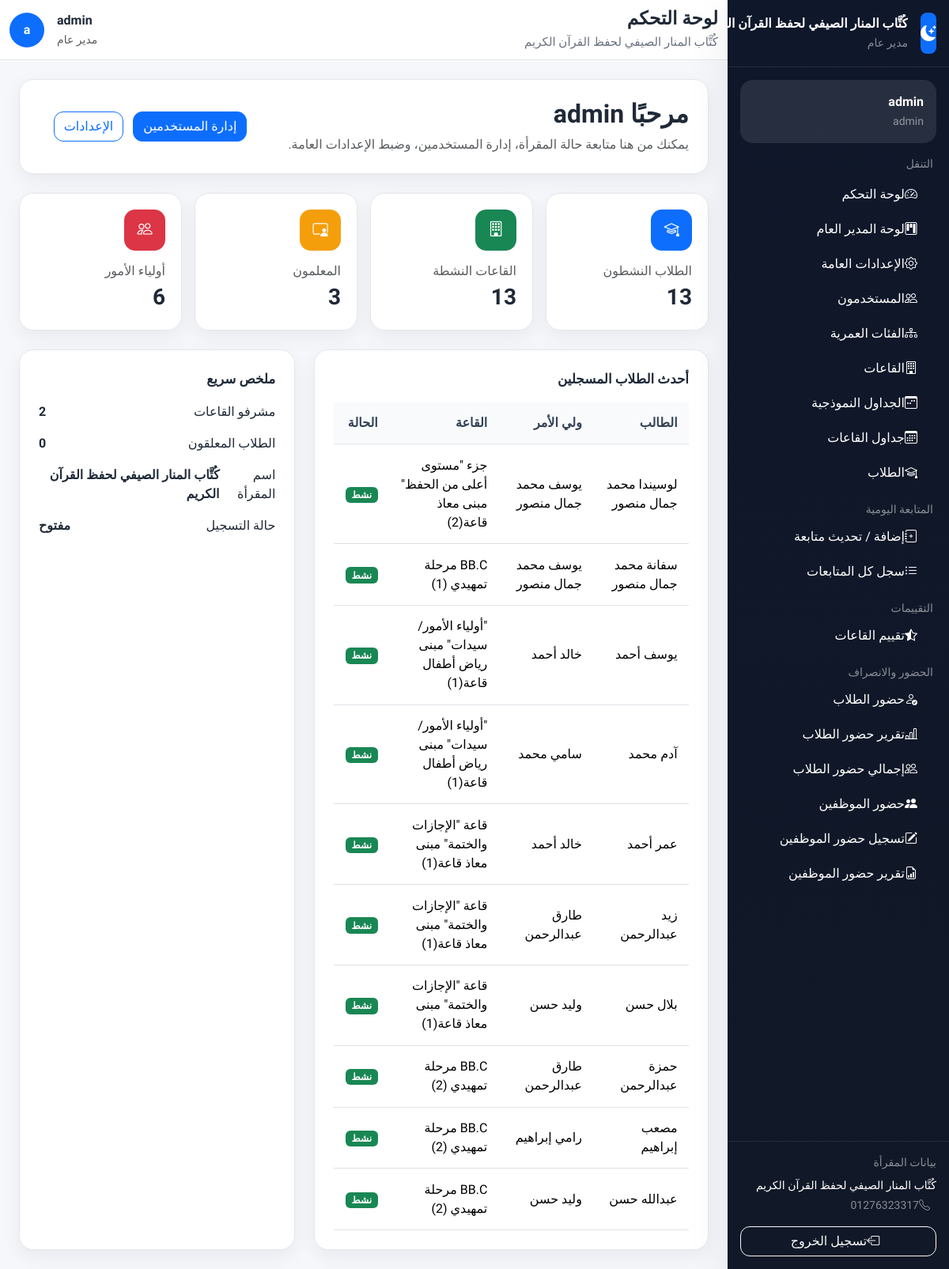
Page /accounts/d/manager/ (signed in) on the earlier database version.
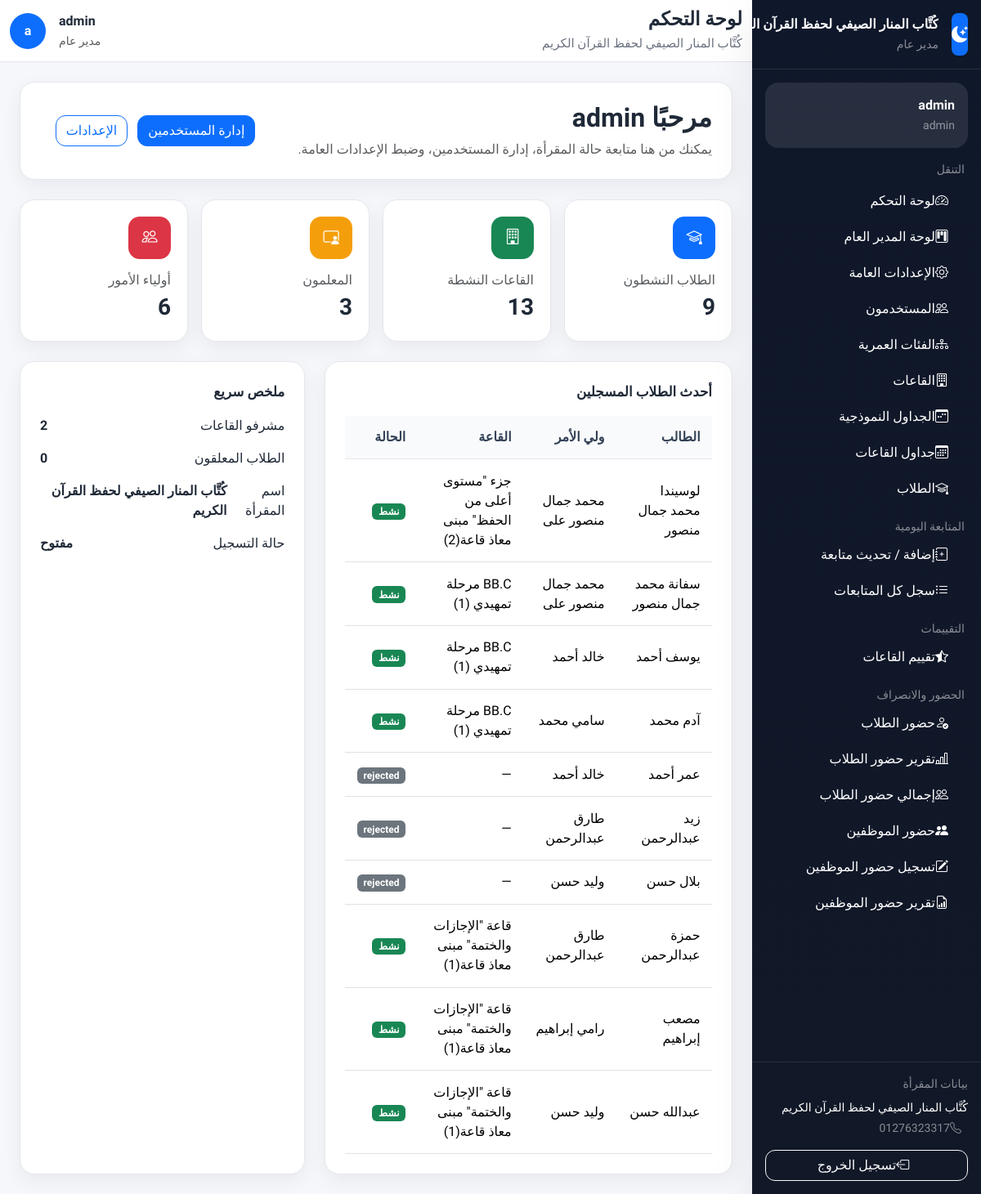
Same page on the later database version.
### students/models.py (models this page shows, shortened)
class Student(models.Model):
    STATUS_PENDING  = 'pending'
    STATUS_ACTIVE   = 'active'
    STATUS_INACTIVE = 'inactive'
    STATUS_REJECTED = 'rejected'
    STATUS_CHOICES = [
        (STATUS_PENDING,  'في انتظار التسكين'),
        (STATUS_ACTIVE,   'نشط'),
        (STATUS_INACTIVE, 'غير نشط'),
        (STATUS_REJECTED, 'مرفوض لعدم وجود قاعة مناسبة'),
    ]
    first_name      = models.CharField(max_length=50, verbose_name='الاسم الأول')
    last_name       = models.CharField(max_length=50, verbose_name='اسم الرباعي')
    date_of_birth   = models.DateField(verbose_name='تاريخ الميلاد')
    emergency_phone = models.CharField(max_length=20, blank=True, verbose_name='رقم موبايل الطوارئ')
    age_group = models.ForeignKey(
        'students.AgeGroup',
        on_delete=models.SET_NULL,
        null=True, blank=True,
        related_name='students',
        verbose_name='الفئة العمرية'
    )
    memorized_surahs = models.ManyToManyField(
        Surah,
        blank=True,
        verbose_name='السور المحفوظة',
        related_name='memorized_by'
    )
    parent = models.ForeignKey(
        User,
        on_delete=models.CASCADE,
        related_name='children',
        limit_choices_to={'role': 'parent'},
        verbose_name='ولي الأمر'
    )
    hall = models.ForeignKey(
        'halls.Hall',
        on_delete=models.SET_NULL,
        null=True, blank=True,
        related_name='students',
        verbose_name='القاعة'
    )
    uses_bus  = models.BooleanField(default=False, verbose_name='يشترك في الباص')
    bus_notes = models.CharField(max_length=200, blank=True, verbose_name='ملاحظات الباص')
    status = models.CharField(
        max_length=20,
        choices=STATUS_CHOICES,
        default=STATUS_PENDING,
        verbose_name='حالة الطالب'
    )
    registration_date = models.DateField(auto_now_add=True, verbose_name='تاريخ التسجيل')
    notes = models.TextField(blank=True, verbose_name='ملاحظات عامة')
    def get_full_name(self):
        return f"{self.first_name} {self.last_name}"
    class Meta:
        verbose_name        = 'طالب'
        verbose_name_plural = 'الطلاب'
        ordering            = ['first_name', 'last_name']
        unique_together     = [['parent', 'first_name', 'last_name']]  # ← جديد

### accounts/models.py (models this page shows, shortened)
class User(AbstractUser):
    ROLE_GENERAL_MANAGER    = 'general_manager'
    ROLE_GENERAL_SUPERVISOR = 'general_supervisor'
    ROLE_HALL_SUPERVISOR    = 'hall_supervisor'
    ROLE_TEACHER            = 'teacher'
    ROLE_PARENT             = 'parent'
    ROLES = [
        (ROLE_GENERAL_MANAGER,    'مدير عام'),
        (ROLE_GENERAL_SUPERVISOR, 'مشرف عام'),
        (ROLE_HALL_SUPERVISOR,    'مشرف قاعات'),
        (ROLE_TEACHER,            'معلم'),
        (ROLE_PARENT,             'ولي أمر'),
    ]
    role = models.CharField(
        max_length=30,
        choices=ROLES,
        default=ROLE_PARENT,
        verbose_name='الدور الوظيفي'
    )
    phone = models.CharField(
        max_length=20,
        blank=True,
        null=True,
        unique=True,           # ← جديد: لا يُسمح بتكرار رقم الهاتف
        verbose_name='رقم الهاتف'
    )
    profile_picture = models.ImageField(
        upload_to='profiles/',
        blank=True,
        null=True,
        verbose_name='الصورة الشخصية'
    )
    can_manage_users       = models.BooleanField(default=False, verbose_name='إدارة المستخدمين')
    can_manage_halls       = models.BooleanField(default=False, verbose_name='إدارة القاعات')
    can_manage_students    = models.BooleanField(default=False, verbose_name='إدارة الطلاب')
    can_manage_attendance  = models.BooleanField(default=False, verbose_name='إدارة الحضور')
    can_manage_evaluations = models.BooleanField(default=False, verbose_name='إدارة التقييمات')
    can_manage_settings    = models.BooleanField(default=False, verbose_name='إدارة الإعدادات')
    @property
    def is_general_manager(self):
        return self.role == self.ROLE_GENERAL_MANAGER
    @property
    def is_general_supervisor(self):
        return self.role == self.ROLE_GENERAL_SUPERVISOR
    @property
    def is_hall_supervisor(self):
        return self.role == self.ROLE_HALL_SUPERVISOR
    @property
    def is_teacher(self):
        return self.role == self.ROLE_TEACHER
    @property
    def is_parent(self):
        return self.role == self.ROLE_PARENT
    class Meta:
        verbose_name        = 'مستخدم'
        verbose_name_plural = 'المستخدمون'

### halls/models.py (models this page shows, shortened)
class Hall(models.Model):
    name = models.CharField(max_length=100, verbose_name='اسم القاعة')
    location = models.CharField(max_length=200, verbose_name='موقع القاعة')
    age_group = models.ForeignKey(
        'students.AgeGroup',
        on_delete=models.SET_NULL,
        null=True,
        blank=True,
        related_name='halls',
        verbose_name='الفئة العمرية'
    )
    max_students = models.PositiveIntegerField(default=30, verbose_name='أقصى عدد للطلاب')
    general_supervisor = models.ForeignKey(
        User,
        on_delete=models.SET_NULL,
        null=True,
        blank=True,
        related_name='managed_halls',
        limit_choices_to={'role': 'general_supervisor'},
        verbose_name='المشرف العام المسؤول'
    )
    teacher = models.ForeignKey(
        User,
        on_delete=models.SET_NULL,
        null=True,
        blank=True,
        related_name='teaching_halls',
        limit_choices_to={'role': 'teacher'},
        verbose_name='المعلم'
    )
    supervisor = models.ForeignKey(
        User,
        on_delete=models.SET_NULL,
        null=True,
        blank=True,
        related_name='supervising_halls',
        limit_choices_to={'role': 'hall_supervisor'},
        verbose_name='مشرف القاعة'
    )
    current_juz = models.PositiveIntegerField(
        default=30,
        verbose_name='الجزء الحالي الذي تبدأ منه القاعة'
    )
    required_completed_juz_count = models.PositiveIntegerField(
        default=0,
        verbose_name='عدد الأجزاء المطلوبة قبل دخول القاعة'
    )
    schedule_template = models.ForeignKey(
        'halls.ScheduleTemplate',
        on_delete=models.SET_NULL,
        null=True,
        blank=True,
        related_name='halls',
        verbose_name='الجدول النموذجي'
    )
    is_active = models.BooleanField(default=True, verbose_name='نشطة')
    created_at = models.DateTimeField(auto_now_add=True)
    class Meta:
        verbose_name = 'قاعة'
        verbose_name_plural = 'القاعات'
        ordering = ['name']

### accounts/views_dashboard.py (the view)
class ManagerDashboard(GeneralManagerRequiredMixin, View):
    def get(self, request):
        context = {
            'total_students':    Student.objects.filter(status='active').count(),
            'total_halls':       Hall.objects.filter(is_active=True).count(),
            'total_teachers':    User.objects.filter(role='teacher').count(),
            'total_supervisors': User.objects.filter(role='hall_supervisor').count(),
            'total_parents':     User.objects.filter(role='parent').count(),
            'pending_students':  Student.objects.filter(status='pending').count(),
            'recent_students':   Student.objects.order_by('-registration_date')[:10],
            'halls':             Hall.objects.all(),
        }
        return render(request, 'dashboard/manager.html', context)

### accounts/context_processors.py (called while the page is built)
def user_role_context(request):
    if not request.user.is_authenticated:
        return {}
    user = request.user
    return {
        'is_general_manager':    user.is_general_manager,
        'is_general_supervisor': user.is_general_supervisor,
        'is_hall_supervisor':    user.is_hall_supervisor,
        'is_teacher':            user.is_teacher,
        'is_parent':             user.is_parent,
        'user_role_display':     user.get_role_display(),
    }

def site_settings(request):
    settings = SiteSettings.get_settings()
    return {
        'SITE_NAME':        settings.name,
        'SITE_LOGO':        settings.logo,
        'SITE_PHONE':       settings.phone,
        'SITE_SETTINGS':    settings,
        'ALLOW_REGISTRATION': settings.allow_registration,
    }

### accounts/models.py (called while the page is built)
    @classmethod
    def get_settings(cls):
        obj, _ = cls.objects.get_or_create(pk=1)
        return obj

### accounts/permissions.py (called while the page is built)
    def test_func(self):
        return (
            self.request.user.is_authenticated and
            self.request.user.is_general_manager
        )

### templates/dashboard/manager.html (shortened to what the changed rows need)
{% extends "base.html" %}
{% block content %}
<div class="page-card p-4 mb-4">
    <div class="row g-3 align-items-center">
        <div class="col-lg-8">
            <h2 class="fw-bold mb-2">مرحبًا {{ user.first_name|default:user.username }}</h2>
        </div>
    </div>
</div>
<div class="row g-3 mb-4">
    <div class="col-sm-6 col-xl-3">
        <div class="stat-card">
            <div class="stat-icon bg-primary"><i class="bi bi-mortarboard"></i></div>
            <div class="text-muted">الطلاب النشطون</div>
            <div class="fs-3 fw-bold">{{ total_students }}</div>
        </div>
    </div>
</div>
<div class="row g-4">
    <div class="col-lg-7">
        <div class="page-card p-4">
            {% if recent_students %}
                <div class="table-responsive">
                    <table class="table table-modern align-middle">
                        <thead>
                            <tr>
                                <th>الطالب</th>
                                <th>ولي الأمر</th>
                                <th>القاعة</th>
                                <th>الحالة</th>
                            </tr>
                        </thead>
                        <tbody>
                            {% for student in recent_students %}
                                <tr>
                                    <td>{{ student.get_full_name }}</td>
                                    <td>{{ student.parent.get_full_name|default:"—" }}</td>
                                    <td>{% if student.hall %}{{ student.hall.name }}{% else %}—{% endif %}</td>
                                    <td>
                                        {% if student.status == 'active' %}
                                            <span class="badge text-bg-success">نشط</span>
                                        {% elif student.status == 'pending' %}
                                            <span class="badge text-bg-warning">معلق</span>
                                        {% else %}
                                            <span class="badge text-bg-secondary">{{ student.status }}</span>
                                        {% endif %}
                                    </td>
                                </tr>
                            {% endfor %}
                        </tbody>
                    </table>
                </div>
            {% else %}
                <div class="empty-state">لا يوجد طلاب حديثون.</div>
            {% endif %}
        </div>
    </div>
</div>
{% endblock %}

Differences in the rows shown:
changed through a linked row, Student "لوسيندا محمد جمال منصور": parent.get_full_name "يوسف محمد جمال منصور" → "محمد جمال منصور على"
changed through a linked row, Student "سفانة محمد جمال منصور": parent.get_full_name "يوسف محمد جمال منصور" → "محمد جمال منصور على"
changed Student "يوسف أحمد": hall.name "\"أولياء الأمور/سيدات\" مبنى رياض أطفال قاعة(1)" → "BB.C مرحلة تمهيدي (1)"
changed Student "آدم محمد": hall.name "\"أولياء الأمور/سيدات\" مبنى رياض أطفال قاعة(1)" → "BB.C مرحلة تمهيدي (1)"
changed Student "عمر أحمد": status (not shown) → "rejected"; hall.name "قاعة \"الإجازات والختمة\" مبنى معاذ قاعة(1)" → (not shown)
changed Student "زيد عبدالرحمن": status (not shown) → "rejected"; hall.name "قاعة \"الإجازات والختمة\" مبنى معاذ قاعة(1)" → (not shown)
changed Student "بلال حسن": status (not shown) → "rejected"; hall.name "قاعة \"الإجازات والختمة\" مبنى معاذ قاعة(1)" → (not shown)
changed Student "حمزة عبدالرحمن": hall.name "BB.C مرحلة تمهيدي (2)" → "قاعة \"الإجازات والختمة\" مبنى معاذ قاعة(1)"
changed Student "مصعب إبراهيم": hall.name "BB.C مرحلة تمهيدي (2)" → "قاعة \"الإجازات والختمة\" مبنى معاذ قاعة(1)"
changed Student "عبدالله حسن": hall.name "BB.C مرحلة تمهيدي (2)" → "قاعة \"الإجازات والختمة\" مبنى معاذ قاعة(1)"
Other differences:
{{ total_students }}: "13" → "9"
